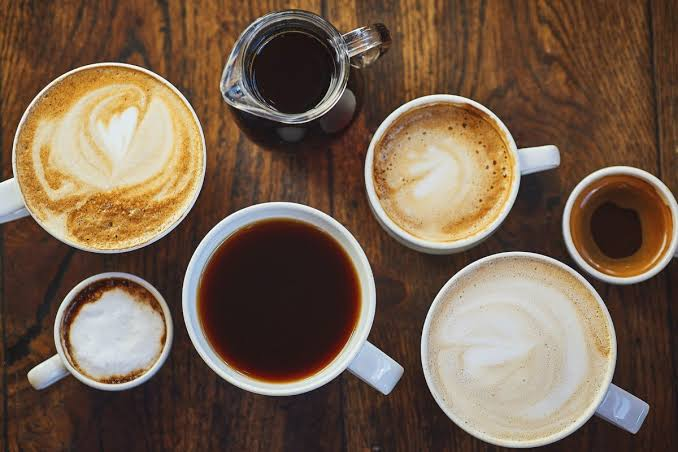
#> input picture media/portfolio/images.jpg, 678 x 452 px
$ python -i image_utils.py   (imports and definitions only)
#> lines starting #> are read from the running program, lines starting #| are printed output that depends on the picture
"""فشرده‌سازی تصاویر آپلودی به WebP — با حفظ کیفیت و نسبت ابعاد.

WebP در حجمِ یکسان کیفیت بصری بهتری از JPEG/PNG دارد و پشتیبانیِ
مرورگرها از آن کامل است. این ابزار تصویر را برش نمی‌دهد و نسبتِ
ابعاد را حفظ می‌کند؛ فقط ابعاد را تا حداکثرِ مجاز پایین می‌آورد تا
فایل‌های غول‌پیکرِ اسکرین‌شات به سایت راه پیدا نکنند.
"""

from io import BytesIO
from pathlib import Path

from PIL import Image
from django.core.files.base import ContentFile
# کیفیت ۸۵ برای WebP از نظر بصری تقریباً تلفات‌ناپذیر است و حجم را
# نسبت به JPEG باکیفیتِ ۹۰ معمولاً ۲۵–۳۵٪ کمتر می‌کند.
DEFAULT_QUALITY = 85

# روشِ فشرده‌سازیِ WebP: ۰ سریع‌ترین و ۶ بهترین فشرده‌سازی است. ۴ یک
# تعادلِ معقول بین سرعت و حجم نهایی است.
DEFAULT_METHOD = 4


def _webp_name(original_name: str) -> str:
    """نام فایل را با پسوندِ webp برمی‌گرداند و حاشیه‌های اضافی را حفظ می‌کند.

    Django ممکن است برای جلوگیری از تداخلِ نام، پسوندی مثل «_XOwXvqo»
    به نام فایل اضافه کند. این پسوند باید قبل ازِ تغییرِ فرمت حفظ شود
    تا دو تصویرِ هم‌نام یکدیگر را بازنویسی نکنند.
    """
    path = Path(original_name)
    return f"{path.stem}.webp"


def compress_to_webp(
    source,
    *,
    max_width: int = 1600,
    quality: int = DEFAULT_QUALITY,
    method: int = DEFAULT_METHOD,
) -> ContentFile:
    """یک فایل تصویر می‌گیرد و نسخهٔ WebPِ فشردهٔ آن را برمی‌گرداند.

    source:     فایل بازشده (File-like) — مثلاً field.file
    max_width:  حداکثر پهنای مجاز؛ تصویرِ پهن‌تر با حفظ نسبت کوچک می‌شود.
    quality:    کیفیت WebP (۰ تا ۱۰۰).
    method:     میزان تلاشِ انکودر (۰ تا ۶).

    خروجی یک ContentFile با نامِ webp است که می‌توان مستقیماً در فیلد
    ذخیره کرد. تصویرِ شفاف (PNG با کانال آلفا) روی پس‌زمینهٔ تیرهٔ
    سایت قرار می‌گیرد، بنابراین آلفا روی مشکیِ ساده ترکیب می‌شود.
    """
    image = Image.open(source)
    image.load()

    if image.mode in ("RGBA", "LA", "P"):
        # لوگوها و گرافیک‌ها معمولاً شفاف‌اند؛ روی پس‌زمینهٔ تیرهٔ سایت
        # (نه سفید) ترکیب می‌شوند تا حاشیهٔ زشتِ روشن دورشان نماند.
        background = Image.new("RGB", image.size, (10, 10, 12))
        image = image.convert("RGBA")
        background.paste(image, mask=image.split()[-1])
        image = background
    elif image.mode != "RGB":
        image = image.convert("RGB")

    if image.width > max_width:
        ratio = max_width / image.width
        new_size = (max_width, round(image.height * ratio))
        image = image.resize(new_size, Image.LANCZOS)

    buffer = BytesIO()
    image.save(buffer, format="WEBP", quality=quality, method=method)
    buffer.seek(0)

    original_name = getattr(source, "name", "") or "image"
    return ContentFile(buffer.getvalue(), name=_webp_name(original_name))


def compress_to_webp_if_smaller(
    source, *, max_width: int = 1600, quality: int = DEFAULT_QUALITY,
    method: int = DEFAULT_METHOD, min_gain: float = 0.02
):
    """تصویر را فقط وقتی به WebP تبدیل می‌کند که واقعاً کوچک‌تر شود.

    برخلافِ compress_to_webp (که همیشه تبدیل می‌کند)، اگر نسخهٔ WebP
    حداقل به اندازهٔ min_gain کوچک‌تر نشد، None برمی‌گرداند تا فایلِ
    اصلی دست‌نخورده باقی بماند. این برای تصاویری است که از قبل فشرده
    شده‌اند (مثلاً JPEGِ باکیفیتِ پایین) که تبدیلِ دوباره فقط حجم را
    زیاد و کیفیت را کم می‌کند.

    بازگشت: ContentFileِ WebP، یا None اگر تبدیل سودی نداشت.
    """
    original_size = getattr(source, "size", None)
    compressed = compress_to_webp(source, max_width=max_width, quality=quality, method=method)
    if original_size is None:
        return compressed
    new_size = compressed.size
    if new_size >= original_size * (1 - min_gain):
        return None
    return compressed


class WebPImageMixin:
    """میکسینی برای فشرده‌کردنِ تصاویرِ یک مدل به WebP موقعِ ذخیره.

    مدل باید نامِ فیلدهای تصویری را در ``WEBP_FIELDS`` فهرست کند. هر تصویری
    که هنوز WebP نیست، فقط وقتی واقعاً کوچک‌تر شود جایگزین می‌شود (رفتارِ
    ``compress_to_webp_if_smaller``). به‌جای بازنویسیِ save در هر مدل، این
    میکسین را به مدل اضافه کنید::

        class Article(WebPImageMixin, models.Model):
            WEBP_FIELDS = ["cover_image"]

    ترتیب مهم است: میکسین باید قبل از ``models.Model`` بیاید تا saveِ آن
    ابتدا اجرا شود و سپس super().save زنجیرهٔ مدل را فرابخواند.
    """

    WEBP_FIELDS: list[str] = []

    def save(self, *args, **kwargs):
        for field_name in self.WEBP_FIELDS:
            field = getattr(self, field_name)
            if not field.name or field.name.endswith(".webp"):
                continue
            smaller = compress_to_webp_if_smaller(field.file)
            if smaller:
                setattr(self, field_name, smaller)
        super().save(*args, **kwargs)

>>> import cv2
>>> picture = cv2.imread('../../media/portfolio/images.jpg', cv2.IMREAD_GRAYSCALE)
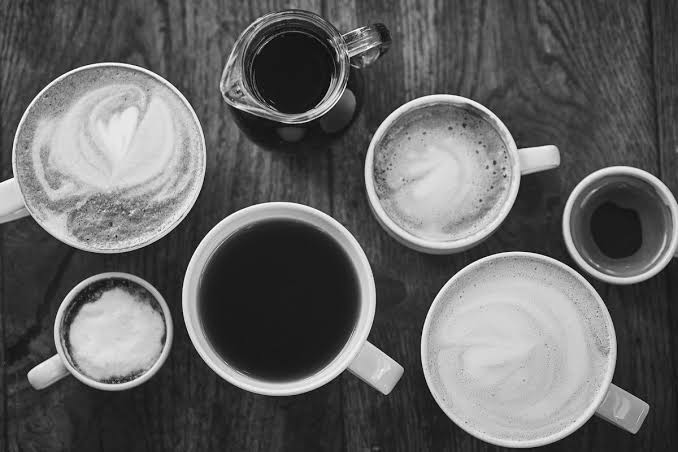
#> picture: shape (452, 678); min 0, max 255, mean 100.3
>>> result = compress_to_webp_if_smaller(picture)
#> in compress_to_webp_if_smaller, `original_size = getattr(source, "size", None)`: original_size = 306456
#> (the run stopped early here; a loop or call above may not have finished)
